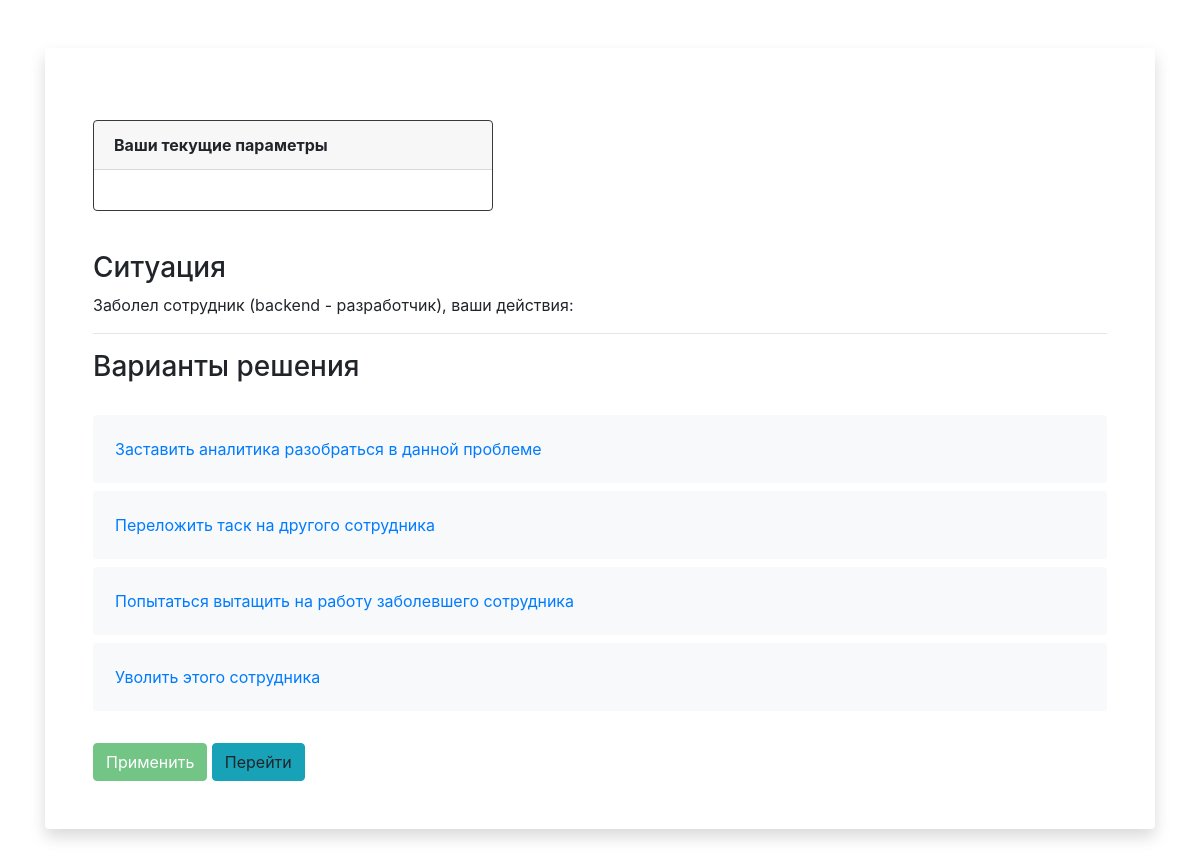
The page /sim/question/5 on the database its author committed.
### sim/models.py (models this page shows, shortened)
class Question(models.Model):
    type = models.CharField(max_length=10, choices=QUESTION_CHOICES, default=QUESTION_CHOICES[1][0])
    name = models.TextField(unique=True)

class Answer(models.Model):
    question = models.ForeignKey(Question, related_name='question_answers', null=False, blank=False,
                                 on_delete=models.CASCADE)
    text = models.TextField()
    class Meta:
        unique_together = (('question', 'text'),)

### sim/views.py (the view)
# urls.py: url(r'^question/(?P<q_id>[0-9]+)$', question, name='question'),
def question(request, q_id):
    question = Question.objects.get(id=q_id)
    question_answers = question.question_answers.all()
    results = Result.objects.filter(
        session_key=request.session.session_key)
    response = render(request, 'sim/question.html',
                      {'answers': question_answers, 'results': results, 'end': question.type == 'конец'})
    return response

### templates/sim/question.html (shortened to what this page needs)
{% load static %}
<!DOCTYPE html>
<html lang="en">
<head>
    <link rel="stylesheet" href="https://stackpath.bootstrapcdn.com/bootstrap/4.3.1/css/bootstrap.min.css"
>
    <link href="{% static "css/custom.css" %}" type="text/css" rel="stylesheet"/>
</head>
<body>
<div class="container">
    <div class="card border-0 shadow my-5">
        <div class="card-body p-5">
            <br>
            <div class="card border-dark mb-3" style="width: 25rem;">
                <div class="card-header"><strong>Ваши текущие параметры</strong></div>
                <div class="card-body" id="result">
                </div>
            </div>
            <br>
            <h3>Ситуация</h3>
            <div id="q">{{ answers.first.question.name }}</div>
            <hr>
            <h3>Варианты решения</h3>
            <br>
            <form method="post">
                {% for answer in answers %}
                    <label>
                        <div class=" card card-body bg-light d-flex flex-row justify-content-between align-items-center">
                            {{ answer.text }}
                        </div>
                    </label>
                {% endfor %}
            </form>
            <br>
            <button id="send" class="btn btn-success labelText" disabled>
                Применить
            </button>
            <a id="go" role="button" class="btn btn-info labelText" disabled>
                {% if not end %}
                    Перейти
                {% else %}
                    Завершить
                {% endif %}
            </a>
        </div>
    </div>
</div>
</body>
</html>

### static/css/custom.css (style rules this page uses)
label { width: 100%; font-size: 1rem; }
.card-input-element+.card { height: calc(36px + 2*1rem); color: var(--primary); -webkit-box-shadow: none; box-shadow: none; border: 2px solid transparent; border-radius: 4px; }
body { background: url("http://wellworthsurgical.com/wp-content/uploads/parser/work-desk-background-1.jpg") no-repeat center center fixed; -webkit-background-size: cover; -moz-background-size: cover; background-size: cover; -o-background-size: cover; }

### rows shown on the page
Question: first.question.name "Заболел сотрудник (backend - разработчик), ваши действия:"
Answer: text "Заставить аналитика разобраться в данной проблеме"
Answer: text "Переложить таск на другого сотрудника"
Answer: text "Попытаться вытащить на работу заболевшего сотрудника"
Answer: text "Уволить этого сотрудника"
